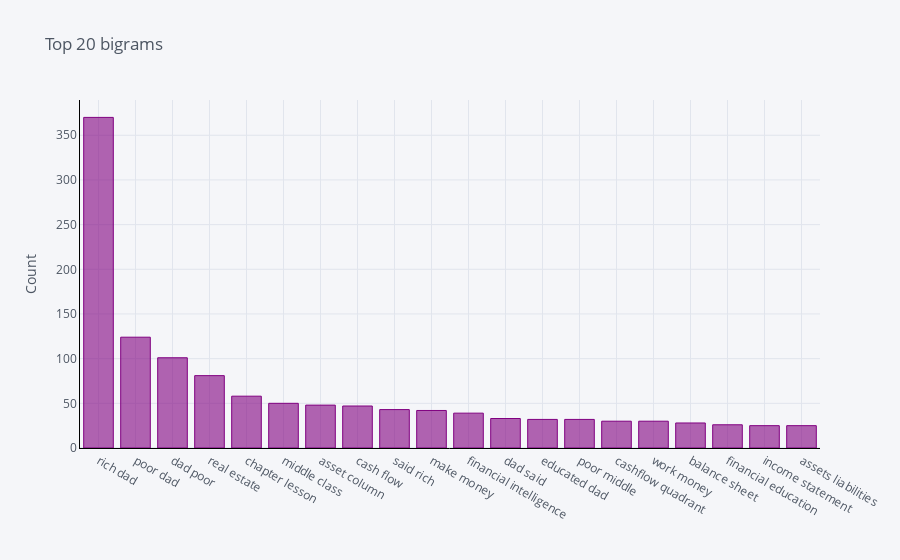

The notebook cell this image was saved under:
### Markdown cell above
#### Inference
1. This plot demonstrates top unigrams or single most frequent words in the book.
2. Since this book is related to finance and financial freedom, this plot lines perfectly with the theme.
3. Words like "dad", "money", "rich" are used very often

### Code cell
common_words_2 = get_top_n_words(sentence_df['Text'],2, 20)
df3 = pd.DataFrame(common_words_2, columns = ['ReviewText' , 'count'])
df3.groupby('ReviewText').sum()['count'].sort_values(ascending=False).iplot(
    kind='bar', yTitle='Count', linecolor='black', title='Top 20 bigrams', colors= 'purple')

### Figure 1 — Plotly figure (JSON) as saved in the notebook; plotly's stock layout.template omitted (floating-point values rounded to 4 significant figures)
{"data": [{"marker": {"color": "rgba(128, 0, 128, 0.6)", "line": {"color": "rgba(128, 0, 128, 1.0)", "width": 1}}, "name": "count", "orientation": "v", "text": "", "type": "bar", "x": ["rich dad", "poor dad", "dad poor", "real estate", "chapter lesson", "middle class", "asset column", "cash flow", "said rich", "make money", "financial intelligence", "dad said", "educated dad", "poor middle", "cashflow quadrant", "work money", "balance sheet", "financial education", "income statement", "assets liabilities"], "y": [370, 124, 101, 81, 58, 50, 48, 47, 43, 42, 39, 33, 32, 32, 30, 30, 28, 26, 25, 25]}], "layout": {"legend": {"bgcolor": "#F5F6F9", "font": {"color": "#4D5663"}}, "paper_bgcolor": "#F5F6F9", "plot_bgcolor": "#F5F6F9", "title": {"font": {"color": "#4D5663"}, "text": "Top 20 bigrams"}, "xaxis": {"gridcolor": "#E1E5ED", "linecolor": "black", "showgrid": true, "tickfont": {"color": "#4D5663"}, "title": {"font": {"color": "#4D5663"}, "text": ""}, "zerolinecolor": "#E1E5ED"}, "yaxis": {"gridcolor": "#E1E5ED", "linecolor": "black", "showgrid": true, "tickfont": {"color": "#4D5663"}, "title": {"font": {"color": "#4D5663"}, "text": "Count"}, "zerolinecolor": "#E1E5ED"}}}
